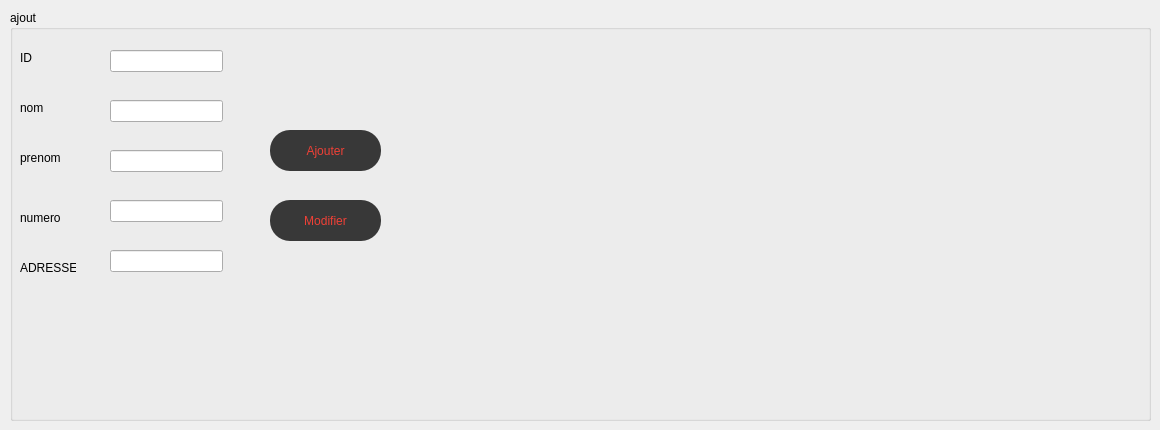
     <widget class="QWidget" name="tab_7">
      <attribute name="title">
       <string>Ajouter et modifier</string>
      </attribute>
      <widget class="QGroupBox" name="groupBox_2">
       <property name="geometry">
        <rect>
         <x>10</x>
         <y>10</y>
         <width>1141</width>
         <height>411</height>
        </rect>
       </property>
       <property name="title">
        <string>ajout</string>
       </property>
       <widget class="QLabel" name="label_10">
        <property name="geometry">
         <rect>
          <x>10</x>
          <y>40</y>
          <width>56</width>
          <height>16</height>
         </rect>
        </property>
        <property name="text">
         <string>ID</string>
        </property>
       </widget>
       <widget class="QLabel" name="label_11">
        <property name="geometry">
         <rect>
          <x>10</x>
          <y>90</y>
          <width>56</width>
          <height>16</height>
         </rect>
        </property>
        <property name="text">
         <string>nom</string>
        </property>
       </widget>
       <widget class="QLabel" name="label_12">
        <property name="geometry">
         <rect>
          <x>10</x>
          <y>140</y>
          <width>56</width>
          <height>16</height>
         </rect>
        </property>
        <property name="text">
         <string>prenom</string>
        </property>
       </widget>
       <widget class="QLineEdit" name="le_id">
        <property name="geometry">
         <rect>
          <x>100</x>
          <y>40</y>
          <width>113</width>
          <height>22</height>
         </rect>
        </property>
       </widget>
       <widget class="QLineEdit" name="le_nom">
        <property name="geometry">
         <rect>
          <x>100</x>
          <y>90</y>
          <width>113</width>
          <height>22</height>
         </rect>
        </property>
       </widget>
       <widget class="QLineEdit" name="le_prenom">
        <property name="geometry">
         <rect>
          <x>100</x>
          <y>140</y>
          <width>113</width>
          <height>22</height>
         </rect>
        </property>
       </widget>
       <widget class="QPushButton" name="pb_ajouter">
        <property name="geometry">
         <rect>
          <x>260</x>
          <y>120</y>
          <width>111</width>
          <height>41</height>
         </rect>
        </property>
        <property name="styleSheet">
         <string notr="true">QPushButton
{
border-radius: 20px;
color: rgb(239, 64, 54);
background-color: rgba(56, 56, 56);
}
QPushButton:hover
{
color: rgb(56, 56, 56);
background-color: rgb(239, 64, 54);
}</string>
        </property>
        <property name="text">
         <string>Ajouter</string>
        </property>
       </widget>
       <widget class="QLabel" name="label_13">
        <property name="geometry">
         <rect>
          <x>10</x>
          <y>200</y>
          <width>56</width>
          <height>16</height>
         </rect>
        </property>
        <property name="text">
         <string>numero</string>
        </property>
       </widget>
       <widget class="QLineEdit" name="le_numero">
        <property name="geometry">
         <rect>
          <x>100</x>
          <y>190</y>
          <width>113</width>
          <height>22</height>
         </rect>
        </property>
       </widget>
       <widget class="QLineEdit" name="le_adresse">
        <property name="geometry">
         <rect>
          <x>100</x>
          <y>240</y>
          <width>113</width>
          <height>22</height>
         </rect>
        </property>
       </widget>
       <widget class="QLabel" name="label_14">
        <property name="geometry">
         <rect>
          <x>10</x>
          <y>250</y>
          <width>56</width>
          <height>16</height>
         </rect>
        </property>
        <property name="text">
         <string>ADRESSE</string>
        </property>
       </widget>
       <widget class="QPushButton" name="pb_modifier">
        <property name="geometry">
         <rect>
          <x>260</x>
          <y>190</y>
          <width>111</width>
          <height>41</height>
         </rect>
        </property>
        <property name="styleSheet">
         <string notr="true">QPushButton
{
border-radius: 20px;
color: rgb(239, 64, 54);
background-color: rgba(56, 56, 56);
}
QPushButton:hover
{
color: rgb(56, 56, 56);
background-color: rgb(239, 64, 54);
}</string>
        </property>
        <property name="text">
         <string>Modifier</string>
        </property>
       </widget>
      </widget>
     </widget>
